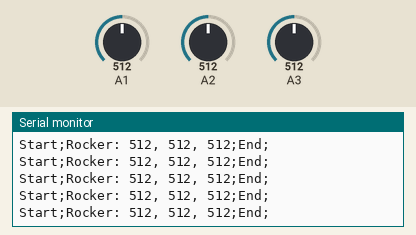
Bench run of a sketch on a simulated Arduino Uno, built with avr-gcc and run on an emulated ATmega328P. Parts: the last lines printed to the serial monitor. The inputs (shaded band) are chosen by the test bench; at power-on: A1 = 512, A2 = 512, A3 = 512.

Above: at 1.2 s.
1.3 s: A1 set to 105
At 2.4 s:
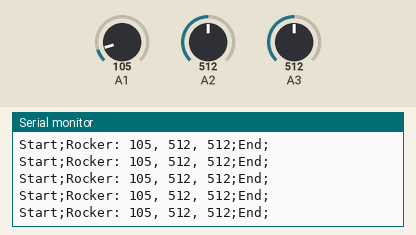
4.3 s: A1 set to 91
At 5.2 s:
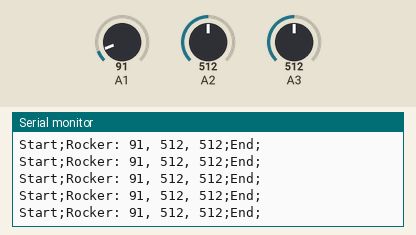
5.8 s: A2 set to 111
At 6.9 s:
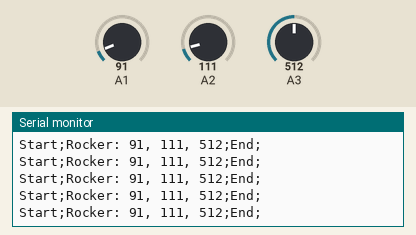
8.8 s: A2 set to 93
At 9.6 s:
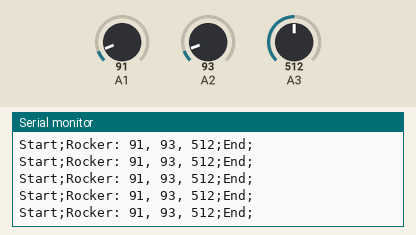
Timing chart, 0 to 11.8 s (numbered marks = the images above; inputs shaded):
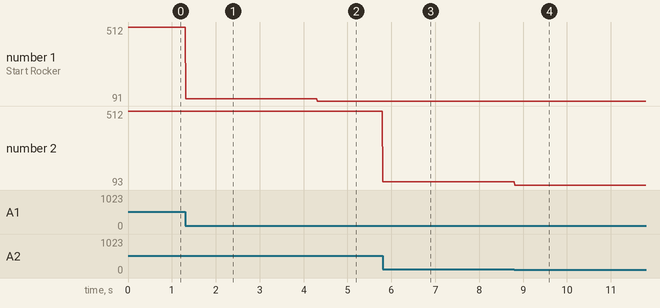

The sketch:

uno.ino
```cpp
class Rocker {
  protected:
    int GND, VCC, VAX, VAY, SW;
    char buffer[50];
  public:
    Rocker(int VAX, int VAY, int SW, int GND = -999, int VCC = -999) {
      this->GND = GND;
      this->VCC = VCC;
      this->VAX = VAX;
      this->VAY = VAY;
      this->SW = SW;
      if (GND != -999) {
        pinMode(GND, OUTPUT);
        digitalWrite(GND, 0);
      };
      if (VCC != -999) {
        pinMode(VCC, OUTPUT);
        digitalWrite(VCC, 1);
      };
      pinMode(VAX, INPUT);
      pinMode(VAY, INPUT);
      pinMode(SW, INPUT);
    };
    void send(void) {
      int x = analogRead(this->VAX);
      int y = analogRead(this->VAY);
      int sw = analogRead(this->SW);
      sprintf(buffer, "Start;Rocker: %d, %d, %d;End;", x, y, sw);
      Serial.println(buffer);
    };
};

class Button {
  protected:
    int GND, VCC, SW;
    char buffer[20];
  public:
    Button(int SW, int Vcc = -999, int GND = -999) {
      this->GND = GND;
      this->VCC = VCC;
      this->SW = SW;
      if (GND != -999) {
        pinMode(GND, OUTPUT);
        digitalWrite(GND, 0);
      };
      if (VCC != -999) {
        pinMode(VCC, OUTPUT);
        digitalWrite(VCC, 1);
      };
      pinMode(SW, INPUT);
    };
    void send(void) {
      int sw = analogRead(this->SW);
      sprintf(buffer, "Start;Button: %d;End;", sw);
      Serial.println(buffer);
    };
};

Rocker rocker(A1, A2, A3);
// Button button(6, 7, 5);
void setup() {
  Serial.begin(57600);
  pinMode(5, INPUT);
};

void loop() {
  rocker.send();
  delay(10);
};
```

Measured:
- after the input at 1.3 s, the serial monitor: prints a new line at once (image 1)
- after the input at 4.3 s, the serial monitor: prints a new line at once (image 2)
- after the input at 5.8 s, the serial monitor: prints a new line at once (image 3)
- after the input at 8.8 s, the serial monitor: prints a new line at once (image 4)
- plotted number 1: 512 → 105 after the input at 1.3 s, 105 → 91 after the input at 4.3 s
- plotted number 2: 512 → 111 after the input at 5.8 s, 111 → 93 after the input at 8.8 s
